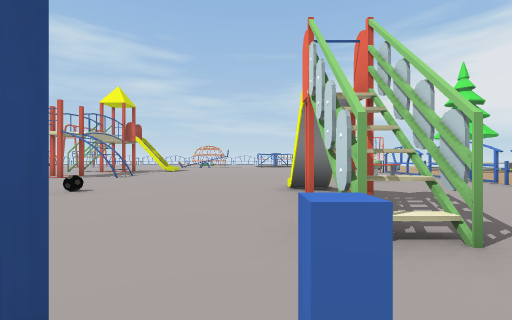
view 1 (above)

24 first-person views from a walk through a 3-D level made in the Unity game engine. The camera is 1.4 m above the floor, looks level and sees 90° across. The floor is counted in squares, 2 m on a side. Each view is taken from the middle of a square. On the plan, view 1 faces up. The plan holds only what a view shows up to about 9 squares ahead; the rest is blank. The place goes on beyond the plan. Some animated figures are not drawn.

view 2
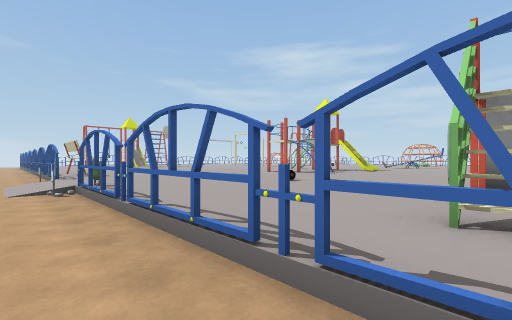

view 3
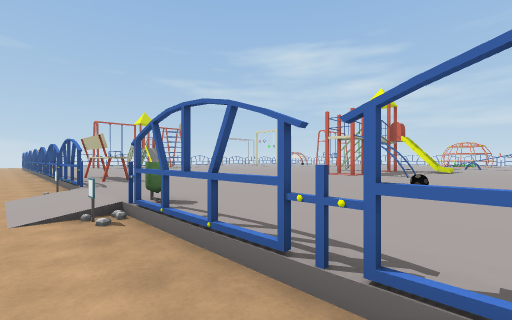

view 4
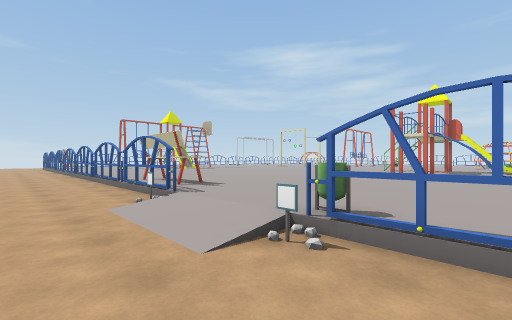

view 5
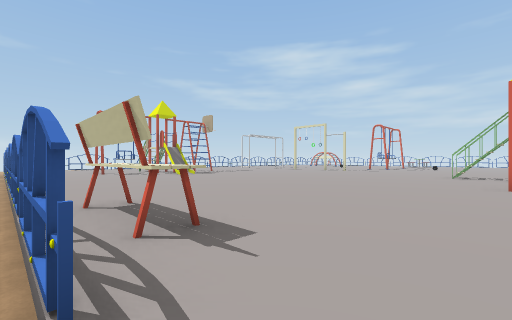

view 6
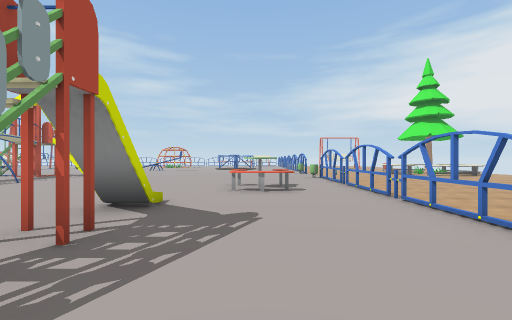

view 7
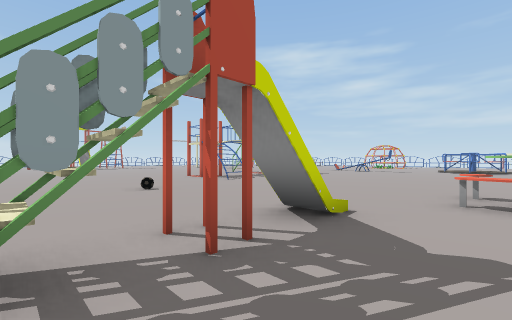

view 8
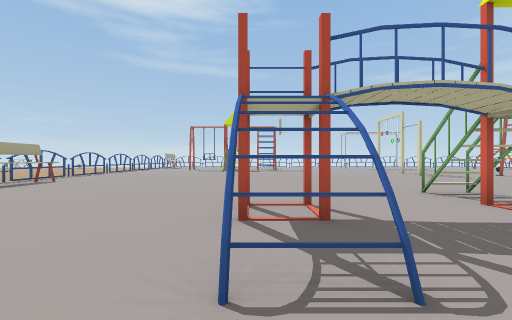

view 9
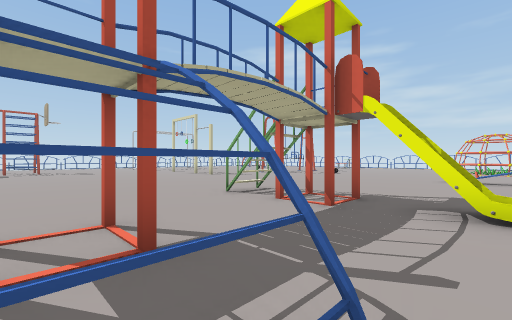

view 10
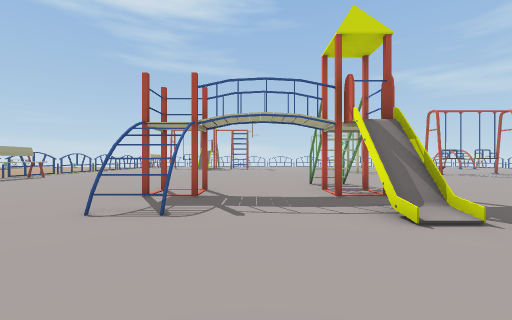

view 11
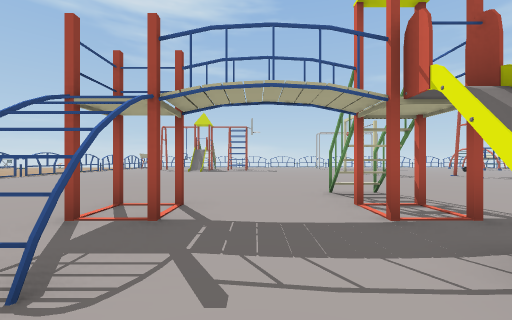

view 12
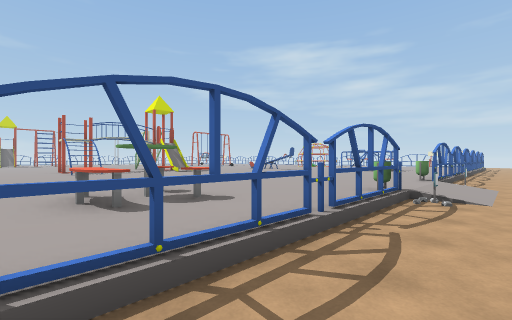

view 13
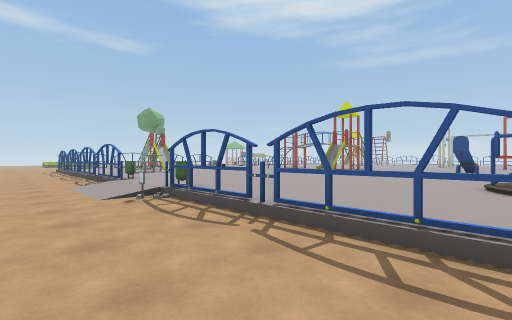

view 14
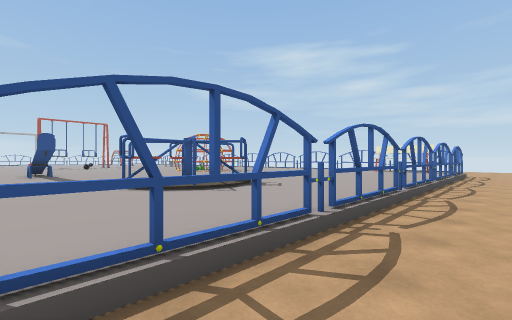

view 15
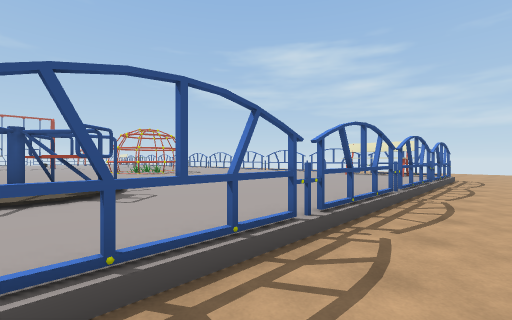

view 16
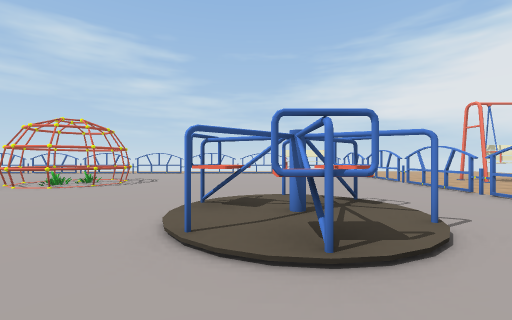

view 17
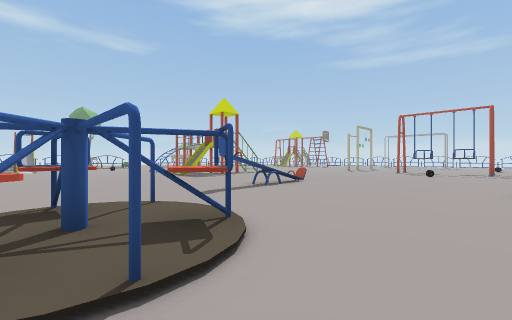

view 18
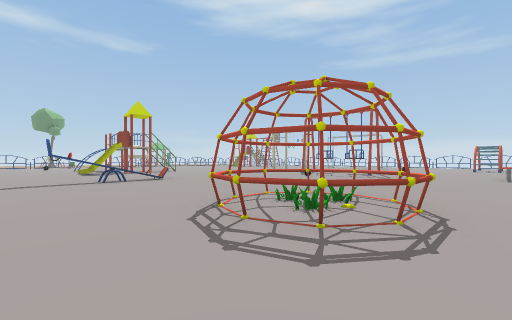

view 19
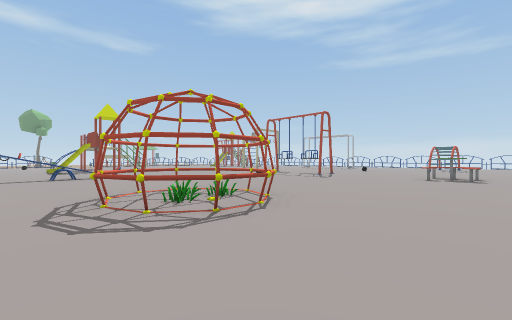

view 20
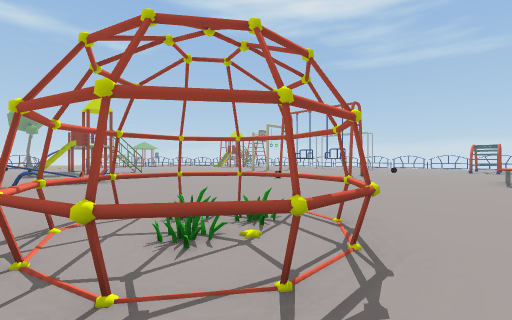

view 21
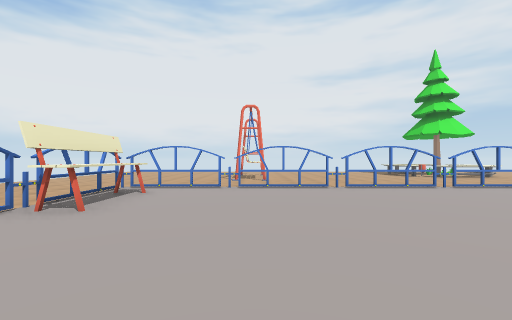

view 22
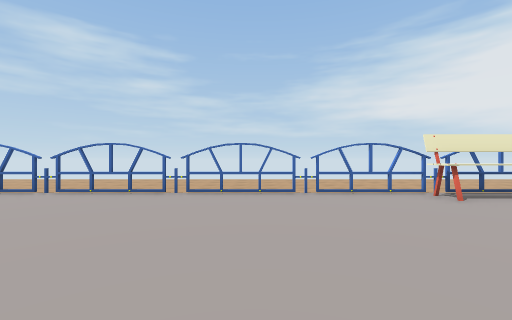

view 23
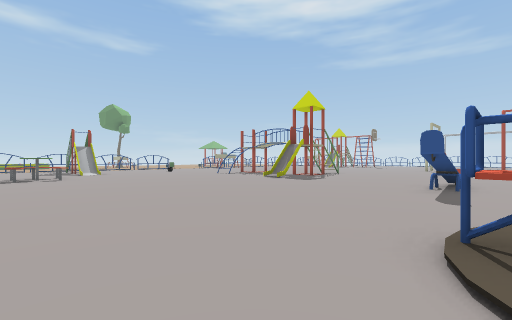

view 24
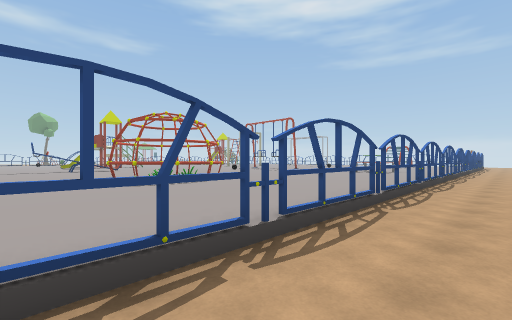

### Floor plan
Key: @ floor where view 1 was taken; # wall or solid block; x gap in a wall; . main floor; : floor 0.25 m higher than the main floor; - floor 0.25 m lower than the main floor; + floor 0.75 m higher than the main floor; * floor 1.25 m higher than the main floor; % floor 1.75 m higher than the main floor; / step, stairs or slope; ^ raised ledge; T table; B bin; H thing the floor can be seen under or through; O other object.
Columns run from 13 left of view 1 to 10 right of it. Each row starts with its distance up from view 1.
 34     ------------------
 33     ------------------
 32 ----------------------
 31 -------------    -----
 30  #.##.HHHHHHH.HHOOOO-
 29 ...................O-
 28 T..................O-
 27 T..................x-
 26 ........OO.........#---
 25 .......OOOO........----
 24 .......OOO.........#--
 23   .................#-
 22   .................--
 21    ........../OO/..#--
 20     ........./O:/..x--
 19      ........./O...x--
 18  .......O+*%.......#--
 17  ..................x--
 16  ..................x--
 15  ..................#--
 14  .................BO--
 13  ....###.........../--
 12  ....^##//........./--
 11 ..................BO--
 10 ...................#----
  9 ......###..........x----
  8 ......###.......TT.x----
  7  ...............TT.#---
  6 ...................x--
  5 ..............:....x-
  4 ..............x....#
  3 ..............x....
  2 ..............^...
  1 ..OO....O...... .
  0 x####O..B#xx#@#
 -1 ---------------
 -2 ----------

Where each view was taken, in squares from view 1:
view 1: 0 up, 0 right, facing up
view 2: 1 down, 1 right, facing up-left
view 3: 1 down, 2 left, facing up-left
view 4: 2 down, 4 left, facing up-left
view 5: 0 up, 7 left, facing up-left
view 6: 1 up, 3 right, facing up
view 7: 2 up, 3 right, facing up-left
view 8: 8 up, 3 left, facing left
view 9: 8 up, 4 left, facing up-left
view 10: 10 up, 1 left, facing left
view 11: 10 up, 3 left, facing left
view 12: 6 up, 7 right, facing up-left
view 13: 19 up, 8 right, facing down-left
view 14: 17 up, 7 right, facing up-left
view 15: 20 up, 7 right, facing up-left
view 16: 17 up, 1 right, facing up
view 17: 23 up, 2 right, facing down-left
view 18: 27 up, 1 left, facing down-left
view 19: 29 up, 2 left, facing down-left
view 20: 27 up, 3 left, facing down-left
view 21: 27 up, 1 left, facing right
view 22: 25 up, 1 left, facing up
view 23: 19 up, 4 right, facing down-left
view 24: 32 up, 1 left, facing down-left
